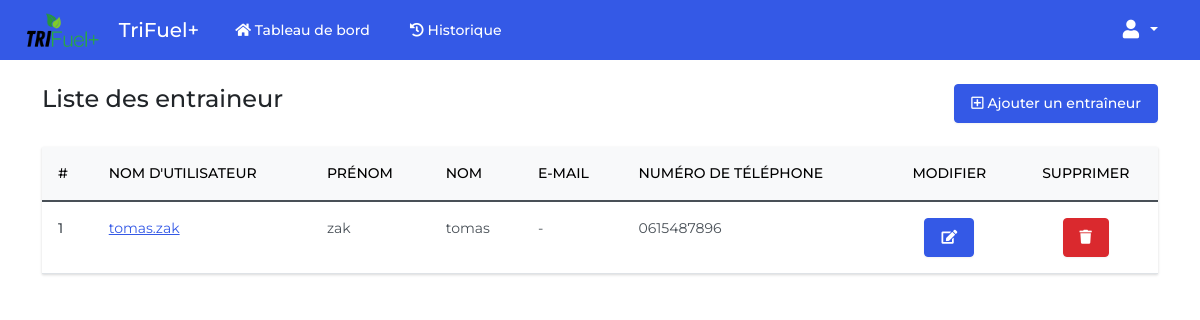
The app's page /entraineurs (signed in) with its own data.
### foodtracker/models.py (models this page shows, shortened)
class Entraineur(models.Model):
    user = models.OneToOneField(User, on_delete=models.CASCADE, related_name='profile_entraineur')
    phone_number = models.CharField(max_length=20)
    class Meta:
        db_table = 'entraineurs'

class User(AbstractUser):
    class UserRoles(models.TextChoices):
        ADMIN = ('ADMIN', 'Admin')
        ENTRAINEUR = ('ENTRAINEUR', 'Entraineur')
        TRIATHLETE = ('TRIATHLETE', 'Triathlete')
    email = models.EmailField('email address', null=True)
    role = models.CharField(max_length=15, choices=UserRoles.choices)
    REQUIRED_FIELDS = []
    class Meta:
        db_table = 'users'

### foodtracker/views.py (the view)
# urls.py: path('entraineurs', views.manage_trainers, name='entraineurs'),
@login_required
def manage_trainers(request):
    entraineur = Entraineur.objects.all()
    return render(request, 'manage_trainers.html', {'entraineur': entraineur})

### templates/manage_trainers.html (shortened to what this page needs)
{% extends 'base.html' %}
{% block body %}
<div class="mt-4 mb-4 d-flex align-items-center justify-content-between">
  <h4>Liste des entraineur</h4>
  <a href="{% url 'trainer_add' %}" class="btn btn-primary"><i class='far fa-plus-square'></i> Ajouter un
    entraîneur</a>
</div>
<table class="table caption-top">
  <thead class="table-light">
    <tr>
      <th scope="col">#</th>
      <th scope="col">Nom d'utilisateur</th>
      <th scope="col">Prénom</th>
      <th scope="col">Nom</th>
      <th scope="col">E-mail</th>
      <th scope="col">Numéro de téléphone</th>
      <th scope="col" class="text-center">Modifier</th>
      <th scope="col" class="text-center">Supprimer</th>
    </tr>
  </thead>
  <tbody>
    {% for ent in entraineur %}
    <tr>
      <th scope="row">{{ forloop.counter }}</th>
      <td>
        <a href="{% url 'trainer_profile' pk=ent.user.id %}">
          {{ ent.user.username }}
        </a>
      </td>
      <td>{{ ent.user.last_name }}</td>
      <td>{{ ent.user.first_name }}</td>
      <td>{{ ent.user.email|default:'-' }}</td>
      <td>{{ ent.phone_number }}</td>
      <td class="text-center">
        <a class="btn btn-primary" href="{% url 'trainer_edit' pk=ent.user.id %}">
          <i class='fas fa-edit'></i>
        </a>
      </td>
      <td class="text-center">
        <a class="btn btn-danger" href="{% url 'trainer_delete' pk=ent.user.id %}">
          <i class="fas fa-solid fa-trash"></i>
        </a>
      </td>
    </tr>
    {% endfor %}
  </tbody>
</table>
{% endblock body %}

### static/css/styles.css (style rules this page uses)
html { position: relative; min-height: 100%; }
body { margin: 0 0 90px; font-family: 'Montserrat', sans-serif !important; }

### records on screen
Entraineur: user.username "tomas.zak", user.last_name "zak", user.first_name "tomas", user.email "-", phone_number "0615487896"
